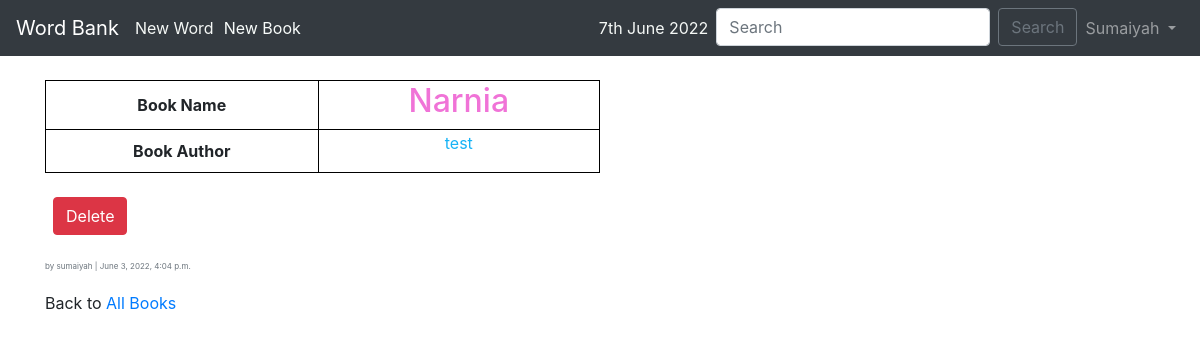
The app's page /words/book/1/ (signed in) with its own data.
### users/models.py (models this page shows)
class CustomUser(AbstractUser):
    age = models.PositiveIntegerField(null = True, blank = True)

### words/models.py (models this page shows, shortened)
class Book(models.Model):
    book_name = models.CharField('Book Name', max_length = 140)
    book_author = models.CharField('Author Name', max_length = 140)
    date_finished = models.CharField('Finished Reading Date', null = True, max_length = 100)
    date_created = models.DateTimeField(default = timezone.now, null = True)

### words/views.py (the view)
# urls.py: path('book/<int:pk>/', BookDetailView.as_view(), name = 'book_detail'),
class BookDetailView(LoginRequiredMixin, DetailView):
    model = Book
    template_name = 'book_detail.html'
    login_url = 'login'

### templates/book_detail.html (shortened to what this page needs)
{% extends 'base.html' %}
{% block content %}
<table style="width:50%">
    <tr>
        <th>Book Name</th>
        <td><h2 style="color:#f073d7">{{ object.book_name }}</h2></td>
    </tr>
    <tr>
        <th>Book Author</th>
        <td style="color:#16b3f6"><p>{{ object.book_author }}</p></td>
    </tr>
</table>
<br/>
    {% if request.user.is_authenticated %}
        <p>
            <a href="{% url 'book_delete' book.pk %}" class="btn btn-danger ml-2">Delete</a>
        </p>
    {% endif %}
    <p><span style="font-size: 50%" class="text-muted">by {{ request.user }} | {{ object.date_created }}</p></span>
    <p>Back to <a href="{% url 'book_all' %}">All Books</a></p>
{% endblock content %}

### templates/base.html (shortened to what this page needs)
<!doctype html>
<html lang="en">
    <head>
        <link rel="stylesheet" href="https://stackpath.bootstrapcdn.com/bootstrap/4.1.3/css/bootstrap.min.css"
>
    </head>
    <body>
        <nav class="navbar navbar-expand-md navbar-dark bg-dark mb-4">
            <a class="navbar-brand" href="{% url 'home' %}">Word Bank</a>
            <div class="collapse navbar-collapse" id="navbarCollapse">
                {% if user.is_authenticated %}
                    <ul class="navbar-nav mr-auto">
                        <li class="nav-item"><a style="color:#f5f8f6" href="{% url 'word_new' %}">New Word</a></li>
                        <li style="padding: 0px" class="nav-item"><a style="color:#f8fcfa; padding: 10px" href="{% url 'book_new' %}">New Book</a></li>
                    </ul>
                    <ul class="navbar-nav ml-auto">
                        <li style="padding: 8px" class="nav-item"><a style="color:#f5f8f6">{% now "jS F Y" %}</a></li>
                        <li>
                            <form class="form-inline my-2 my-lg-0" method=GET action="{% url 'search_result' %}">
                                <input class="form-control mr-sm-2" name="search_query" type="search" placeholder="Search" aria-label="Search">
                                <button class="btn btn-outline-secondary my-2 my-sm-0" type="submit">Search</button>
                            </form>
                        </li>
                        <li class="nav-item">
                            <a class="nav-link dropdown-toggle" href="#" id="userMenu"
                                    data-toggle="dropdown" aria-haspopup="true"
                                    aria-expanded="false">
                                    {{ user.username.title }}
                            </a>
                    </li>
                </ul>
                {% endif %}
            </div>
        </nav>
        <div class="container">
            {% block content %}
            {% endblock content %}
        </div>
    </body>
</html>

### templates/book_detail.html (style rules this page uses)
table, th, td { border: 1px solid black; border-collapse: collapse; text-align: center; }

### records on screen
CustomUser: username "Sumaiyah", user "sumaiyah"
Book: book_name "Narnia", book_author "test", date_created "June 3, 2022, 4:04 p.m."
